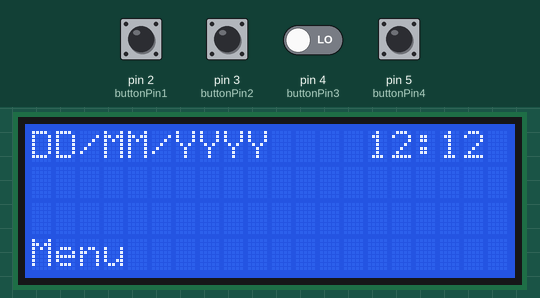
Recording of a sketch running on a simulated Arduino Uno, built with avr-gcc and run on an emulated ATmega328P. Shown: 20×4 character LCD. The test bench sets the inputs (shaded band); at power-on: pin 2 (buttonPin1), pin 3 (buttonPin2), pin 4 (buttonPin3), pin 5 (buttonPin4) LOW. What the sketch prints to the serial monitor is not drawn.

Above: at 1.2 s.
1.3 s: pin 2 (buttonPin1) pulled HIGH for 0.15 s
At 2.1 s:
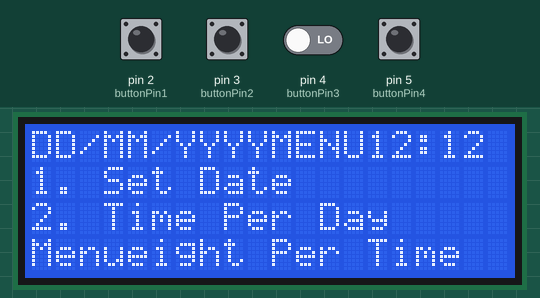
3.0 s: pin 3 (buttonPin2) pulled HIGH for 0.15 s
4.6 s: pin 3 (buttonPin2) pulled HIGH for 1 s
7.1 s: pin 2 (buttonPin1) pulled HIGH for 1 s
At 7.9 s:
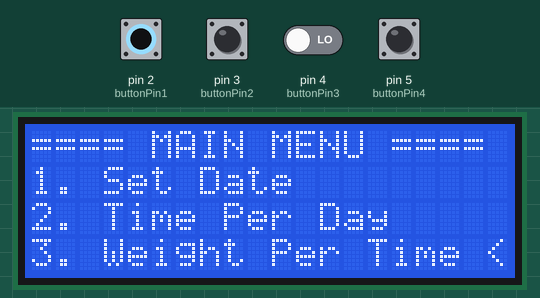
9.6 s: pin 3 (buttonPin2) driven HIGH and pin 4 (buttonPin3) driven HIGH
12.6 s: pin 2 (buttonPin1) pulled HIGH for 0.15 s
Timing chart, 0 to 14.3 s (numbered marks = the images above; inputs shaded):
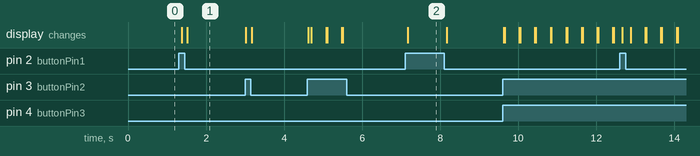

Measured:
- after the input at 1.3 s, the display: first changes after 0.08 s (image 1 shows a later state)
- after the input at 7.1 s, the display: changes after 0.07 s (image 2)

The sketch:

SwitchButton.ino
```cpp
#include <LiquidCrystal_I2C.h>
#include <Wire.h>

LiquidCrystal_I2C lcd(0x27,20,4);

const int buttonPin1 = 2;
const int buttonPin2 = 3;
const int buttonPin3 = 4;
const int buttonPin4 = 5;

int buttonState1 = 0;
int buttonState2 = 0;
int buttonState3 = 0;
int buttonState4 = 0;

int currentMenu = 0;
int numberClick = 0;

#define btnNone 0;
#define btn1 1;
#define btn2 2;
#define btn3 3;
#define btn4 4;

int buttonPush = 0;

void setup() {
  // put your setup code here, to run once:
  Serial.begin(9600);

  pinMode(buttonPin1, INPUT);
  pinMode(buttonPin2, INPUT);
  pinMode(buttonPin3, INPUT);
  pinMode(buttonPin4, INPUT);

  digitalWrite(buttonPin1, LOW);
  digitalWrite(buttonPin2, LOW);
  digitalWrite(buttonPin3, LOW);
  digitalWrite(buttonPin4, LOW);

  lcd.init();
  lcd.backlight();
}
int read_LCD_buttons() {
  buttonState1 = digitalRead(buttonPin1);
  buttonState2 = digitalRead(buttonPin2);
  buttonState3 = digitalRead(buttonPin3);
  buttonState4 = digitalRead(buttonPin4);
  if(buttonState1 == 1) {
    Serial.println("Button 1");
    return btn1;
  } else if(buttonState2 == 1) {
    Serial.println("Button 2");
    return btn2;
  } else if(buttonState3 == 1) {
    Serial.println("Button 3");
    return btn3;
  } else if(buttonState4 == 1) {
    Serial.println("Button 4");
    return btn4;
  }
//  } else {
//    return btnNone;
//  }
}
void loop() {
  // put your main code here, to run repeatedly:
//  statusMenu();
//  Serial.println("============ .   ");
//  Serial.print(buttonPush);
  buttonPush = read_LCD_buttons();
  switch (buttonPush) {
  case 1:
    // statements
    Serial.println("Case 1");
    intoMenu();
    currentMenu = 1;
//    if(currentMenu == 0) {
//      Serial.println("CurrentMenu = 0");
//      buttonPush = 0;
//      lcd.clear();
//    }
    break;
  case 2:
    // statements
    Serial.println("Case 2");
    if(currentMenu == 1) {
      Serial.println("Down");
      if(numberClick == 0) {
        numberClick += 1;
        selectItem(19,1);
        unSelectItem(19,3);
      } else if(numberClick == 1) {
        numberClick += 1;
        selectItem(19,2);
        unSelectItem(19,1);
      } else if(numberClick == 2) {
        numberClick += 1;
        selectItem(19,3);
        unSelectItem(19,2);
      } else {
        numberClick = 0;
      }
    }
    break;
  default:
    // statements
    Serial.println("Case Default");
    statusMenu();
//    currentMenu = 0;
  break;
  }

}
void statusMenu() {
//  lcd.clear();
  lcd.setCursor(0,0);
  lcd.print("DD/MM/YYYY");
  lcd.setCursor(14,0);
  lcd.print("12:12");
  lcd.setCursor(0,3);
  lcd.print("Menu");
}
void intoMenu() {
//  lcd.clear();
  lcd.setCursor(0,0);
  lcd.print("==== MAIN MENU ====");
  lcd.setCursor(0,1);
  lcd.print("1. Set Date");
  lcd.setCursor(0,2);
  lcd.print("2. Time Per Day");
  lcd.setCursor(0,3);
  lcd.print("3. Weight Per Time");
}
void selectItem(int r, int c) {
  lcd.setCursor(r,c);
  lcd.print("<");
}
void unSelectItem(int r, int c) {
  lcd.setCursor(r,c);
  lcd.print(" ");
}
```
